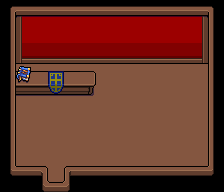

Below is a game level as drawn by its tile map, then a one-line description and the .tmx file that defines it, in full:
An orthogonal 14x12 tile map with 16x16 px tiles, 3 tile layers (Base Layer, Ground Layer, Upper Layer), 2 tilesets and 3 objects (Entrance, NPC_16, Shop).

<map version="1.9" tiledversion="1.9.0" orientation="orthogonal" renderorder="right-down" width="14" height="12" tilewidth="16" tileheight="16" infinite="0" nextlayerid="10" nextobjectid="26">
 <properties>
  <property name="Building" type="bool" value="true" />
  <property name="MapType" value="Town" />
 </properties>
 <tileset firstgid="1" source="../Tilesets/tilesetHouses.tsx" />
 <tileset firstgid="521" source="../Tilesets/tsWalls_Floors.tsx" />
 <layer id="6" name="Base Layer" width="14" height="12">
  <data encoding="csv">
594,594,594,594,594,594,594,594,594,594,594,594,594,594,
594,773,773,773,773,773,773,773,773,773,773,773,773,594,
594,795,795,795,795,795,795,795,795,795,795,795,795,594,
594,817,817,817,817,817,817,817,817,817,817,817,817,594,
594,873,873,873,873,873,873,873,873,873,873,873,873,594,
594,873,873,873,873,873,873,873,873,873,873,873,873,594,
594,873,873,873,873,873,873,873,873,873,873,873,873,594,
594,873,873,873,873,873,873,873,873,873,873,873,873,594,
594,873,873,873,873,873,873,873,873,873,873,873,873,594,
594,873,873,873,873,873,873,873,873,873,873,873,873,594,
594,873,873,873,873,873,873,873,873,873,873,873,873,594,
594,594,594,873,594,594,594,594,594,594,594,594,594,594
</data>
 </layer>
 <layer id="7" name="Ground Layer" width="14" height="12">
  <data encoding="csv">
769,745,745,745,745,745,745,745,745,745,745,745,745,770,
743,766,767,767,767,767,767,767,767,767,767,767,768,742,
743,788,0,0,0,0,0,0,0,0,0,0,790,742,
743,810,811,811,811,811,811,811,811,811,811,811,812,742,
743,0,0,0,0,0,0,0,0,0,0,0,0,742,
743,368,444,445,444,446,0,0,0,0,0,0,0,742,
743,0,0,0,0,0,0,0,0,0,0,0,0,742,
743,0,0,0,0,0,0,0,0,0,0,0,0,742,
743,0,0,0,0,0,0,0,0,0,0,0,0,742,
743,0,0,0,0,0,0,0,0,0,0,0,0,742,
813,0,0,0,0,0,0,0,0,0,0,0,0,814,
0,0,747,0,749,0,0,0,0,0,0,0,0,0
</data>
 </layer>
 <layer id="8" name="Upper Layer" width="14" height="12">
  <data encoding="csv">
0,0,0,0,0,0,0,0,0,0,0,0,0,0,
0,0,0,0,0,0,0,0,0,0,0,0,0,0,
0,0,0,0,0,0,0,0,0,0,0,0,0,0,
0,0,0,0,0,0,0,0,0,0,0,0,0,0,
0,342,418,419,418,472,0,0,0,0,0,0,0,0,
0,0,0,0,0,0,0,0,0,0,0,0,0,0,
0,0,0,0,0,0,0,0,0,0,0,0,0,0,
0,0,0,0,0,0,0,0,0,0,0,0,0,0,
0,0,0,0,0,0,0,0,0,0,0,0,0,0,
0,0,0,0,0,0,0,0,0,0,0,0,0,0,
0,750,721,0,720,750,750,750,750,750,750,750,750,0,
0,0,0,748,0,0,0,0,0,0,0,0,0,0
</data>
 </layer>
 <objectgroup id="4" name="Travel Layer">
  <object id="1" name="Entrance" x="112" y="188.002" width="16" height="4">
   <properties>
    <property name="EntranceDir" value="Up" />
    <property name="Map" value="mapTown" />
   </properties>
  </object>
 </objectgroup>
 <objectgroup id="9" name="MapObject" />
 <objectgroup id="5" name="Character Layer">
  <object id="24" name="NPC_16" x="177.785" y="50.332" width="11.5833" height="8.66667" />
  <object id="25" name="Shop" x="176" y="54" width="16.0034" height="25">
   <properties>
    <property name="NPC_ID" value="16" />
    <property name="ShopKeepX" type="int" value="11" />
    <property name="ShopKeepY" type="int" value="8" />
   </properties>
  </object>
 </objectgroup>
</map>
